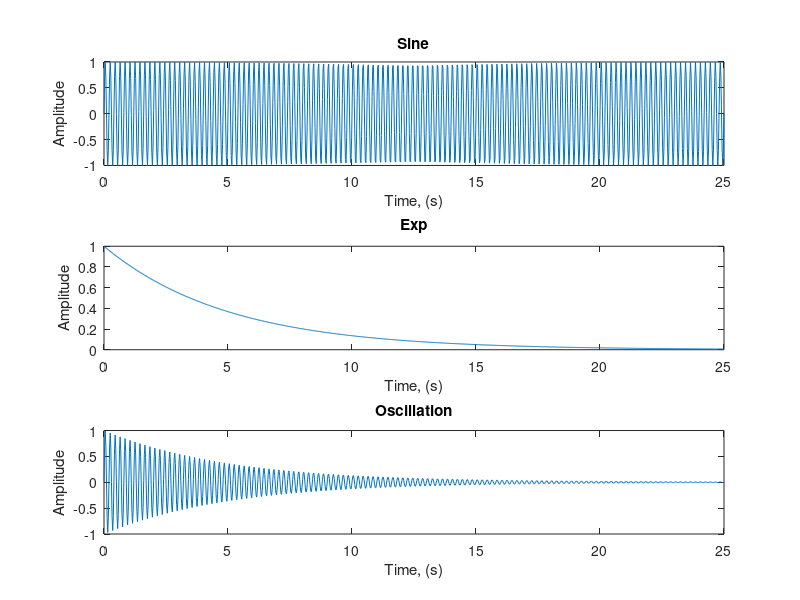

Write the MATLAB code that produced this figure.
clear variables
clc

f = input("Enter frequency: ");
Tau = input("Enter the time constant: ");
t = linspace(0,5*Tau,1000);


grid on

Sin = sin(2*pi*f*t);
subplot(3,1,1)
plot(t,Sin)
title("Sine")
xlabel("Time, (s)")
ylabel("Amplitude")

Exp = exp(-t/Tau);
subplot(3,1,2)
plot(t,Exp)
title("Exp")
xlabel("Time, (s)")
ylabel("Amplitude")


Osc = Exp .* Sin;
subplot(3,1,3)
plot(t,Osc)
title("Oscillation")
xlabel("Time, (s)")
ylabel("Amplitude")
